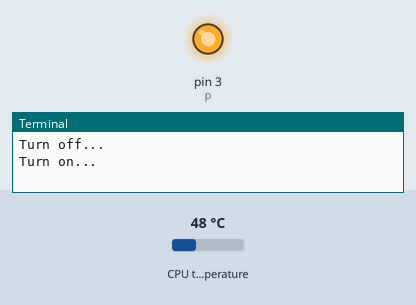
This program was run on a simulated Raspberry Pi (header pin numbers). On the bench: output pins drawn as LEDs (lit = HIGH), the last lines printed to the terminal. The test bench sets the inputs (shaded band); at power-on: CPU temperature 48 °C.

Above: at 0.1 s.
At 30.1 s:
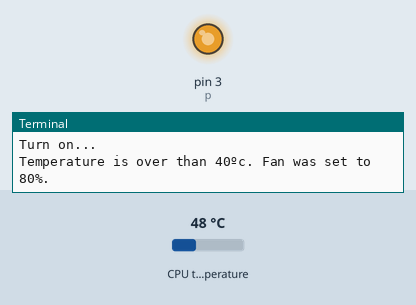
Timing chart, 0 to 31.6 s (numbered marks = the images above):
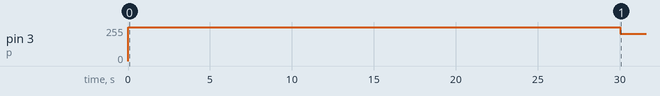

Measured:
- by itself, pin 3 (p): 255/255 → 204/255 at 30.0 s

The program:

rasp_temperature_controller.py
```python
import RPi.GPIO as GPIO
import time
import os

# Return CPU temperature as float
def getCPUtemp():
	cTemp = os.popen('vcgencmd measure_temp').readline()
	return float(cTemp.replace("temp=","").replace("'C\n",""))

GPIO.setmode(GPIO.BOARD)
GPIO.setup(3,GPIO.OUT)
#GPIO.setwarnings(False)

print "Turn off..."

p=GPIO.PWM(3,150)
p.start(100)

print "Turn on..."

minutes = 0.5;
time.sleep(minutes * 60)

while True:
	CPU_temp = getCPUtemp()
	if CPU_temp > 70.0:
		p.ChangeDutyCycle(100)
		print "Temperature is over than 70ºc. Fan was set to 100%"
	elif CPU_temp > 50.0:
		p.ChangeDutyCycle(90)
		print "Temperature is over than 50ºc. Fan was set to 90%."
	elif CPU_temp > 40.0:
                p.ChangeDutyCycle(80)
		print "Temperature is over than 40ºc. Fan was set to 80%."
        elif CPU_temp > 30.0:
                p.ChangeDutyCycle(30)
		print "Temperature is over than 30ºc. Fan was set to 30%."
	else:
		p.ChangeDutyCycle(0)
		p.stop()
		print "Temperature is under 30ºc. Turning off..."
	time.sleep(minutes * 60);

GPIO.cleanup()
```
